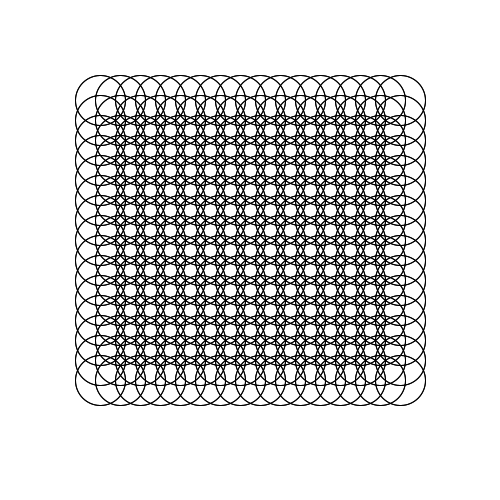
Frame 1 (no input)
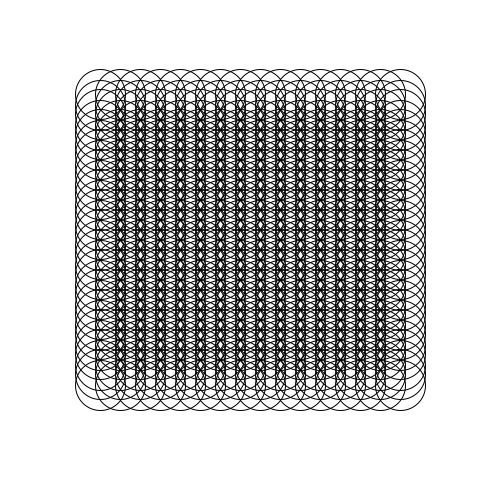
Frame 60 (the mouse pressed at the canvas centre just before this capture)
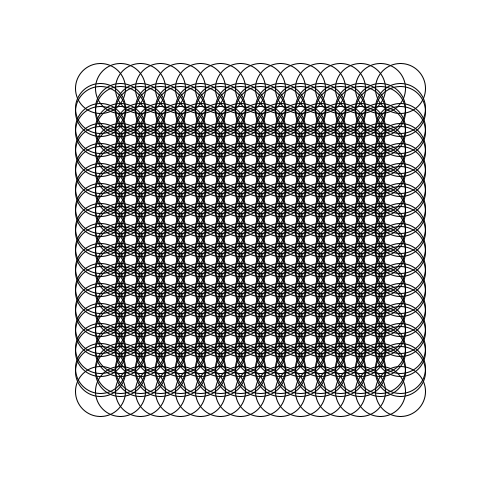
Frame 120 (the mouse held since frame 60 and released just before this capture)

The Processing sketch that drew these frames (run headless with seeded random() and noise(); from frame 60 on, the mouse is pressed at the canvas centre):

// Processing sketch: processing_52149
// ── processing_52149.pde

//--------------------------------------
// computer art 2012
// by antonio at 0280.org/processing
//---------------------------------------
// Rendering and Printing
//---------------------------------------

void setup() {
  size(500,500);
  stroke(0); 
  strokeWeight(1);
  smooth();
  //noLoop();
  noFill();
}
// global settings
int squareSize = 50;
int squareDistance = 20;
float ty = 0.0;

void draw() { 
  background(255);
  
  for (int y = 100; y< height-100; y+=squareDistance) {
      for (int x = 100; x< width-80; x+=squareDistance) {
            ellipse(x,y-ty,squareSize,squareSize);
      }
 }
 for (int y = 100; y< height-100; y+=squareDistance) {
      for (int x = 100; x< width-80; x+=squareDistance) {
            ellipse(x,y+ty,squareSize,squareSize);
      }
 }
 if (ty < 100) {
      ty+=0.1;

 } else {
      ty=0;
 }
}
